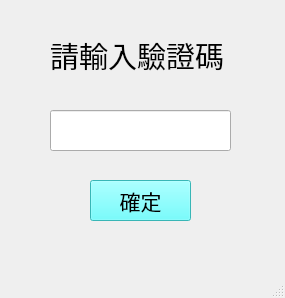
<?xml version="1.0" encoding="UTF-8"?>
<ui version="4.0">
 <class>MainWindow</class>
 <widget class="QMainWindow" name="MainWindow">
  <property name="geometry">
   <rect>
    <x>0</x>
    <y>0</y>
    <width>285</width>
    <height>298</height>
   </rect>
  </property>
  <property name="windowTitle">
   <string>MainWindow</string>
  </property>
  <widget class="QWidget" name="centralwidget">
   <widget class="QLabel" name="label">
    <property name="geometry">
     <rect>
      <x>50</x>
      <y>30</y>
      <width>181</width>
      <height>51</height>
     </rect>
    </property>
    <property name="font">
     <font>
      <family>標楷體</family>
      <pointsize>22</pointsize>
     </font>
    </property>
    <property name="text">
     <string>請輸入驗證碼</string>
    </property>
   </widget>
   <widget class="QLineEdit" name="lineEdit">
    <property name="geometry">
     <rect>
      <x>50</x>
      <y>110</y>
      <width>181</width>
      <height>41</height>
     </rect>
    </property>
    <property name="font">
     <font>
      <family>a song for jennifer bold</family>
      <pointsize>20</pointsize>
     </font>
    </property>
   </widget>
   <widget class="QPushButton" name="pushButton">
    <property name="geometry">
     <rect>
      <x>90</x>
      <y>180</y>
      <width>101</width>
      <height>41</height>
     </rect>
    </property>
    <property name="font">
     <font>
      <family>標楷體</family>
      <pointsize>16</pointsize>
     </font>
    </property>
    <property name="styleSheet">
     <string notr="true">
color:black;
background-color:rgb(78,255,255);


</string>
    </property>
    <property name="text">
     <string>確定</string>
    </property>
   </widget>
  </widget>
  <widget class="QMenuBar" name="menubar">
   <property name="geometry">
    <rect>
     <x>0</x>
     <y>0</y>
     <width>285</width>
     <height>21</height>
    </rect>
   </property>
  </widget>
  <widget class="QStatusBar" name="statusbar"/>
 </widget>
 <resources/>
 <connections/>
</ui>
